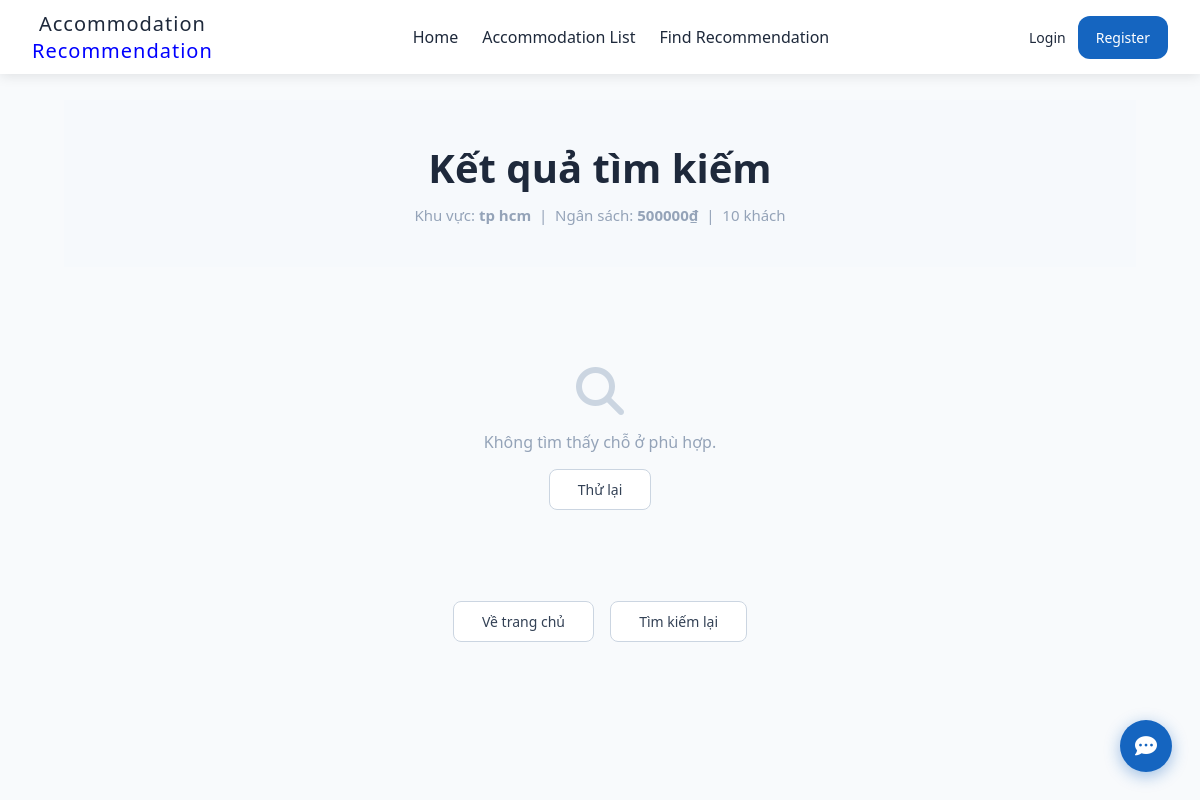
/recommendations/1/, run on the app's committed database.
### preferences/models.py (models this page shows, shortened)
class UserPreference(models.Model):
    TYPE_CHOICES = [
        ('hotel', 'Hotel'),
        ('homestay', 'Homestay'),
        ('hostel', 'Hostel'),
        ('apartment', 'Apartment'),
    ]
    area = models.CharField(max_length=100)
    budget = models.IntegerField()
    guest_count = models.IntegerField()
    preferred_type = models.CharField(max_length=20, choices=TYPE_CHOICES, blank=True, null=True)
    required_amenities = models.JSONField(default=list, blank=True)
    created_at = models.DateTimeField(auto_now_add=True)

### recommendations/views.py (the view)
# urls.py: path('<int:pref_id>/', views.recommendation_result, name='recommendation_result'),
def recommendation_result(request, pref_id):
    preference = get_object_or_404(UserPreference, id=pref_id)
    accommodations = get_candidate_accommodations(preference)
    scored_results = []
    for item in accommodations:
        scored_results.append((item, calculate_matching_score(item, preference)))
    scored_results.sort(key=lambda x: x[1], reverse=True)
    count = min(len(scored_results), 5)
    final_output = scored_results[:count]
    return render(request, 'recommendations/recommendation_result.html',
    {
        'preference': preference,
        'results': final_output
    })

### recommendations/services.py (called while the page is built)
def get_candidate_accommodations(preference) -> list[Accommodation]:
    base_qs = Accommodation.objects.filter(capacity__gte=preference.guest_count)
    if preference.budget and preference.budget > 0:
        base_qs = base_qs.filter(price_per_night__lte=preference.budget)
    unique_items: dict[str, Accommodation] = {}
    for item in base_qs:
        unique_items.setdefault(item.name, item)
    candidates = list(unique_items.values())
    return [item for item in candidates if area_matches(item.area, preference.area)]

### templates/recommendations/recommendation_result.html
{% extends 'base.html' %}
{% load static %}
{% block content %}
<div class="rec-page">
    <div class="section-title" style="margin-bottom: 32px;">
        <h1 class="section-heading">Kết quả tìm kiếm</h1>
        <p class="section-subtitle">
            Khu vực: <strong>{{ preference.area }}</strong> &nbsp;|&nbsp;
            Ngân sách: <strong>{{ preference.budget|floatformat:0 }}₫</strong> &nbsp;|&nbsp;
            {{ preference.guest_count }} khách
        </p>
    </div>
    <div class="acc-list">
        {% for item, score in results %}
        <a href="{% url 'accommodation_detail' item.pk %}" class="acc-card">
            <div class="acc-img-wrap">
                {% if item.image_url %}
                    <img src="{{ item.image_url }}" alt="{{ item.name }}" class="acc-img" />
                {% else %}
                    <div class="acc-img acc-img-placeholder">
                        <i class="fa-solid fa-building" style="font-size:40px; color:#cbd5e1;"></i>
                    </div>
                {% endif %}
                {% if score >= 4.5 %}
                    <div class="rec-score-badge badge-excellent">Xuất sắc ★</div>
                {% elif score >= 3.5 %}
                    <div class="rec-score-badge badge-good">Phù hợp</div>
                {% else %}
                    <div class="rec-score-badge badge-ok">Tạm được</div>
                {% endif %}
            </div>
            <div class="acc-body">
                <div class="acc-top">
                    <div>
                        <p class="acc-type">{{ item.accommodation_type }}</p>
                        <p class="acc-name">{{ item.name }}</p>
                        <p class="acc-address">
                            <i class="fa-solid fa-location-dot"></i>
                            {{ item.address }}, {{ item.area }}
                        </p>
                    </div>
                    <div class="acc-rating">★ {{ item.rating }}</div>
                </div>
                <p class="acc-desc">{{ item.description }}</p>
                <div class="score-bar-wrap">
                    <span class="score-label">Độ phù hợp</span>
                    <div class="score-bar">
                        {% widthratio score 5 100 as score_pct %}
                        <div class="score-fill" style="width: {{ score_pct }}%;"></div>
                    </div>
                    <span class="score-num">{{ score }}/5</span>
                </div>
                <div class="acc-bottom">
                    <div class="acc-info">
                        <span><i class="fa-solid fa-user"></i> {{ item.capacity }} khách</span>
                        {% for amenity in item.amenities %}
                            <span><i class="fa-solid fa-check"></i> {{ amenity }}</span>
                        {% endfor %}
                    </div>
                    <div class="acc-price-wrap">
                        <p class="acc-price">
                            <span>{{ item.price_per_night|floatformat:0 }}₫</span>/night
                        </p>
                        <button class="hotel-book-btn">Book Now</button>
                    </div>
                </div>
            </div>
        </a>
        {% empty %}
            <div style="text-align:center; padding: 60px 20px; grid-column: 1/-1;">
                <i class="fa-solid fa-magnifying-glass" style="font-size:48px; color:#cbd5e1; display:block; margin-bottom:16px;"></i>
                <p style="color:#94a3b8; font-size:16px;">Không tìm thấy chỗ ở phù hợp.</p>
                <a href="/preferences/" class="view-all-btn" style="margin-top:16px; display:inline-block;">Thử lại</a>
            </div>
        {% endfor %}
    </div>
    <div style="text-align:center; margin-top: 40px;">
        <a href="/" class="view-all-btn">Về trang chủ</a>
        <a href="/preferences/" class="view-all-btn" style="margin-left:12px;">Tìm kiếm lại</a>
    </div>
</div>
{% endblock %}

### static/css.css (style rules this page uses)
* { margin: 0; padding: 0; box-sizing: border-box; }
.body { background-color: white; font-family: system-ui, -apple-system, BlinkMacSystemFont, "Segoe UI", Roboto, sans-serif; }
.section-title { display: flex; flex-direction: column; align-items: center; text-align: center; padding: 40px 0; background-color: #f6f9fc; }
.section-heading { font-size: 40px; font-weight: 700; color: #1e293b; margin: 0; }
.section-subtitle { font-size: 15px; color: #94a3b8; margin-top: 8px; max-width: 680px; line-height: 1.6; }
.view-all-btn { margin-top: 52px; padding: 10px 28px; border: 1px solid #cbd5e1; border-radius: 8px; background: #fff; color: #334155; font-size: 14px; font-weight: 500; text-decoration: none; transition: background 0.2s, border-color 0.2s; }
.acc-list { display: flex; flex-direction: column; gap: 24px; margin-top: 40px; }
.rec-page { background: #f8fafc; padding: 100px 64px 80px; min-height: 100vh; }

### data on the page
UserPreference: area "tp hcm", budget "500000", guest_count "10"
